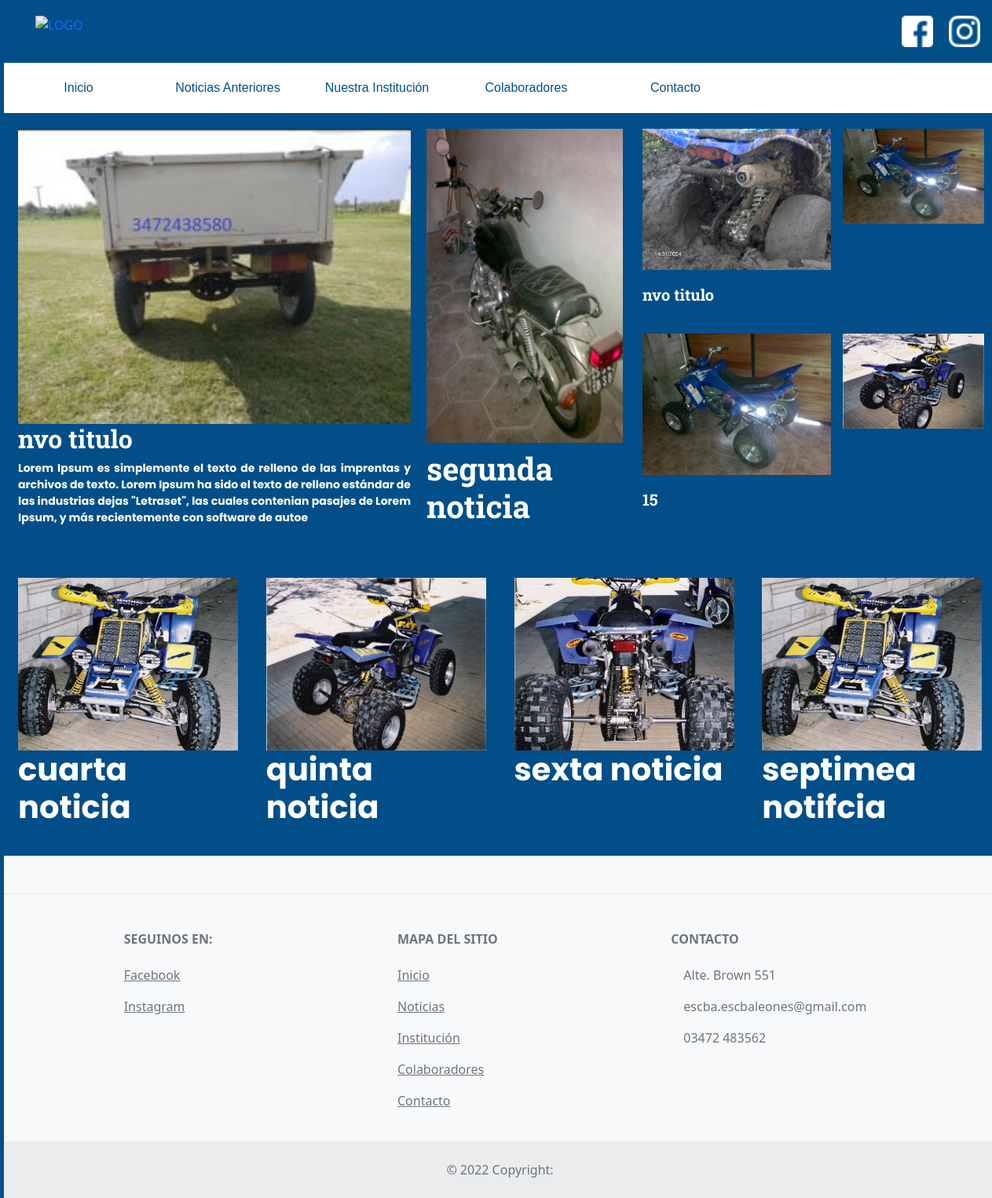
The page / on the database its author committed.
### tables this page shows
CREATE TABLE IF NOT EXISTS `noticias` (
  `id` int UNSIGNED NOT NULL AUTO_INCREMENT,
  `fecha` timestamp NULL DEFAULT NULL,
  `titulo` varchar(255) NOT NULL,
  `intro` longtext NOT NULL,
  `detalle` longtext,
  `imagen` varchar(255) DEFAULT NULL,
  `fuente` varchar(255) DEFAULT NULL,
  `orden` int DEFAULT NULL,
  `destacado` char(1) DEFAULT NULL,
  `borrado` char(1) NOT NULL DEFAULT '0' COMMENT '0 = NO BORRADO - 1 = BORRADO',
  PRIMARY KEY (`id`)
);

CREATE TABLE IF NOT EXISTS `colaboradores` (
  `id` int UNSIGNED NOT NULL AUTO_INCREMENT,
  `razonSocial` varchar(255) NOT NULL,
  `logo` varchar(255) NOT NULL,
  `sitioWeb` varchar(255) DEFAULT NULL,
  `fechaAlta` timestamp NULL DEFAULT NULL,
  `fechaBaja` timestamp NULL DEFAULT NULL,
  `destacado` char(1) NOT NULL DEFAULT '1' COMMENT '0 = DESTACADO 1 = NO DESTACADO',
  `borrado` char(1) DEFAULT NULL,
  PRIMARY KEY (`id`)
);

### functions.php (called while the page is built, shortened)
<?php
function pagina_actual(){
	return isset($_GET['p']) ? (int)$_GET['p']: 1;
}
function obtener_colaboradores_front($colaboradores_por_pagina, $conexion){
	$inicio = (pagina_actual() > 1) ? (pagina_actual() * $colaboradores_por_pagina - $colaboradores_por_pagina) : 0;
	$sentencia = $conexion->prepare("SELECT *, DATE_FORMAT(fechaAlta, '%d-%m-%Y') as fechaAlta, DATE_FORMAT(fechaBaja, '%d-%m-%Y') as fechaBaja  FROM colaboradores WHERE borrado = 0 ORDER BY destacado ASC, fechaBaja ASC, id ASC LIMIT {$inicio}, {$colaboradores_por_pagina}");
	$sentencia->execute();
	return $sentencia->fetchAll();
}
function obtener_noticias_front($conexion){
	$sentencia = $conexion->prepare("SELECT *, DATE_FORMAT(fecha, '%d-%m-%Y') as fecha FROM noticias WHERE borrado = 0 AND destacado = 0  ORDER BY  orden ASC, fecha DESC, id ASC LIMIT 4");
	$sentencia->execute();
	return $sentencia->fetchAll();
}
function noticias_front_segundaSec($conexion){
	$sentencia = $conexion->prepare("SELECT *, DATE_FORMAT(fecha, '%d-%m-%Y') as fecha FROM noticias WHERE borrado = 0 AND destacado = 0 ORDER BY destacado ASC, orden ASC, fecha DESC, id ASC LIMIT 4,4");
	$sentencia->execute();
	return $sentencia->fetchAll();
}
?>

### admin/config.php (called while the page is built, shortened)
<?php
$admin_config = array(
	'usuario_por_pagina'=> '4',
	'colaboradores_por_pagina'=> '6',
	'carpeta_imagenes' => '../img/'
);
?>

### index.php (the view, shortened to what this page needs)
<?php
require 'admin/config.php';
require 'functions.php';
$conexion = conexion($bd_config);
$noticias = obtener_noticias_front($conexion);
isset($noticias[0]) != '' ? $noticia1 = $noticias[0]  : $noticia1 = '';
isset($noticias[1]) != '' ? $noticia2 = $noticias[1]  : $noticia2 = '';
isset($noticias[2]) != '' ? $noticia3 = $noticias[2]  : $noticia3 = '';
isset($noticias[3]) != '' ? $noticia4 = $noticias[3]  : $noticia4 = '';
$colaboradores = obtener_colaboradores_front($admin_config['colaboradores_por_pagina'], $conexion);
$noticiasSeg = noticias_front_segundaSec($conexion);
?>
<!DOCTYPE html>
<html lang="en">
<head>
    <link rel="stylesheet" href="libs/bootstrap/css/bootstrap.min.css">
    <link rel="stylesheet" href="css/estilos.css">
    <link
    rel="stylesheet"
    href="https://cdnjs.cloudflare.com/ajax/libs/animate.css/4.1.1/animate.min.css"/>
</head>
<body class="container-fluid">
<?php require 'nav.php';?>
    <div class="container-fluid">
        <div class="row col-xs-12 col-sm-4 col-md-12 col-lg-6 col-xl-12">
            <main class="main Principal container-fluid">
                <section class="noticiaPrincipal container-fluid">
                    <?php if($noticia1){?>
                        <div class="noticiaPri container-fluid">
                            <a class="notPriA" href="detalleNoticia.php?id=<?php echo $noticia1['id'];?>"><img src="img/noticias/<?php echo ($noticia1['imagen']=='') ?  "notiBlankImg.png": $noticia1['imagen'];?>" alt="<?php echo $noticia1['titulo'];?>" class="notPriImg"></a>
                            <a class="notPriA" href="detalleNoticia.php?id=<?php echo $noticia1['id'];?>"><h1 class="notPriH1"><?php echo $noticia1['titulo'];?></h1></a>
                            <p class="notPriP"><?php echo $noticia1['intro'];?></p>
                        </div>
                    <?php }?>
                    <?php if($noticia2){?>
                        <div class="main__noticiaSecundaria container-fluid">
                            <a class="main__noticiaSecundaria__a" href="detalleNoticia.php?id=<?php echo $noticia2['id'];?>"><img src="img/noticias/<?php echo ($noticia2['imagen']=='') ?  "notiBlankImg.png": $noticia2['imagen'];?>" alt="<?php echo $noticia2['titulo'];?>" class="main__noticiaSecundaria__img"></a>
                            <a class="main__noticiaSecundaria__a" href="detalleNoticia.php?id=<?php echo $noticia2['id'];?>"><h1 class="main__noticiaSecundaria__h1"><?php echo $noticia2['titulo'];?></h1></a>
                        </div>
                    <?php }?>
                </section>
                <section class="noticiasSec container-fluid">
                    <div class="notXDos container-fluid">
                        <?php if($noticia3){?>
                            <a class="notXDos__a" href="detalleNoticia.php?id=<?php echo $noticia3['id'];?>"><img class="notXDos__img" src="img/noticias/<?php echo ($noticia3['imagen']=='') ?  "notiBlankImg.png": $noticia3['imagen'];?>" alt="<?php echo $noticia3['titulo'];?>"></a>
                            <a class="notXDos__a" href="detalleNoticia.php?id=<?php echo $noticia3['id'];?>"><h1 class="notXDos__h1"><?php echo $noticia3['titulo'];?></h1></a>
                        <?php }?>
                        <?php if($noticia4){?>
                            <a class="notXDos__a" href="detalleNoticia.php?id=<?php echo $noticia4['id'];?>"><img class="notXDos__img" src="img/noticias/<?php echo ($noticia4['imagen']=='') ?  "notiBlankImg.png": $noticia4['imagen'];?>" alt="<?php echo $noticia4['titulo'];?>"></a>
                            <a class="notXDos__a" href="detalleNoticia.php?id=<?php echo $noticia4['id'];?>"><h1 class="notXDos__h1"><?php echo $noticia4['titulo'];?></h1></a>
                        <?php }?>
                    </div>
                </section>
                <?php if($colaboradores){?>
                    <aside class="main__aside">
                        <?php
                        $i = 1;
                        foreach($colaboradores as $colaborador):?>
                                <a href="<?php echo $colaborador['sitioWeb'];?>" target="_blank"><img src="img/colaboradores/<?php echo ($colaborador['logo']=='') ?  "colaboradorsBlanco.png": $colaborador['logo'];?>" alt="<?php echo $colaborador['razonSocial'];?>" class="main__aside__img"></a>
                        <?php
                        if($i==2){
                            break;
                        }
                        $i++;
                        endforeach; ?>
                </aside>
                <?php }?>
            </main>
            <?php if($noticiasSeg){?>
                <section class="generales container-fluid">
                    <div class="noticiasGenerales notGenResponsive container-fluid">
                        <?php foreach ($noticiasSeg as $notiSegSec) {?>
                            <div class="noticiasGenerales__articulos container-fluid">
                                    <a class="noticiasGenerales__a" href="detalleNoticia.php?id=<?php echo $notiSegSec['id'];?>"><img class="noticiasGenerales__img" src="img/noticias/<?php echo ($notiSegSec['imagen']=='') ?  "notiBlankImg.png": $notiSegSec['imagen'];?>" alt="<?php echo $notiSegSec['titulo'];?>"></a>
                                    <a class="noticiasGenerales__a" href="detalleNoticia.php?id=<?php echo $notiSegSec['id'];?>"><h1 class="noticiasGenerales__h1"><?php echo $notiSegSec['titulo'];?></h1></a>
                                </div>
                        <?php  }?>
                    </div>
                </section>
            <?php }?>
        </div>
    </div>
    <?php require 'footer.php';?>
        </body>
</html>

### nav.php (shortened to what this page needs)
<div id="logo">
        <a href="index.php"><img src="img/logoBlanco.png" alt="LOGO" id="logo"></a>
    </div>
    <div id="logo2">
        <div><a class="" href="https://www.facebook.com/escba.leones" target="_blank"><img src="img/facebook.png" alt="Facebook" width=""></a> </div>
        <div><a class="" href="https://www.instagram.com/escbaleones/?hl=es" target="_blank"><img src="img/instagram.png" alt="Facebook" width=""></a></div>
    </div>
    <nav class="navbar navbar-expand-lg" id="menu">
        <div class="collapse navbar-collapse" id="opciones">
            <ul class="navbar-nav">
                <li class="nav-item">
                    <a class="nav-link" href="index.php">Inicio</a>
                </li>
                <li class="nav-item">
                    <a class="nav-link" href="noticias.php">Noticias Anteriores</a>
                </li>
                <li class="nav-item">
                    <a class="nav-link" href="institucion.php">Nuestra Institución</a>
                </li>
                <li class="nav-item">
                    <a class="nav-link" href="colaboradores.php">Colaboradores</a>
                </li>
                <li class="nav-item">
                    <a class="nav-link" href="contacto.php">Contacto</a>
                </li>
            </ul>
        </div>
    </nav>

### footer.php (shortened to what this page needs)
<footer class="text-center text-lg-start bg-light text-muted">
        <section class="d-flex justify-content-center justify-content-lg-between p-4 border-bottom">
        </section>
        <section class="">
        <div class="container text-center text-md-start mt-5">
            <div class="row mt-3">
                <div class="col-md-2 col-lg-2 col-xl-2 mx-auto mb-4">
                    <h6 class="text-uppercase fw-bold mb-4">
                    Seguinos en:
                    </h6>
                    <p>
                    <a href="https://www.facebook.com/escba.leones" class="text-reset">Facebook</a>
                    </p>
                    <p>
                    <a href="https://www.instagram.com/escbaleones/?hl=es" class="text-reset">Instagram</a>
                    </p>
                </div>
                <div class="col-md-3 col-lg-2 col-xl-2 mx-auto mb-4">
                    <h6 class="text-uppercase fw-bold mb-4">
                    Mapa del Sitio
                    </h6>
                    <p>
                    <a href="index.php" class="text-reset">Inicio</a>
                    </p>
                    <p>
                    <a href="noticias.php" class="text-reset">Noticias</a>
                    </p>
                    <p>
                    <a href="institucion.php" class="text-reset">Institución</a>
                    </p>
                    <p>
                    <a href="colaboradores.php" class="text-reset">Colaboradores</a>
                    </p>
                    <p>
                        <a href="contacto.php" class="text-reset">Contacto</a>
                    </p>
                </div>
                <div class="col-md-4 col-lg-3 col-xl-3 mx-auto mb-md-0 mb-4">
                    <h6 class="text-uppercase fw-bold mb-4">
                    Contacto
                    </h6>
                    <p><i class="fas fa-home me-3"></i> Alte. Brown 551</p>
                    <p>
                    escba.escbaleones@gmail.com
                    </p>
                    <p><i class="fas fa-phone me-3"></i> 03472 483562</p>
                </div>
            </div>
        </div>
        </section>
        <div class="text-center p-4" style="background-color: rgba(0, 0, 0, 0.05);">
            © 2022 Copyright:
        </div>
    </footer>

### css/estilos.css (style rules this page uses)
* { padding: 0; margin: 0; box-sizing: border-box; }
.container-fluid { margin: 0; padding: 0; margin-left: 5px; }
body { background-color: #014e89; overflow-x: hidden; width: 100%; }
nav { background-color: white; top: 0px; height: 64px; margin: 0; padding: 0; }
#logo { margin-top: 10px; margin-left: 20px; margin-bottom: 10px; float: left; display: flex; width: 200px; animation-name: bounceIn; animation-duration: 4s; }
#logo2 { height: auto; width: auto; float: right; display: flex; flex-direction: row; padding: 20px; }
#logo2 img { height: 40px; width: 40px; margin-left: 20px; }
#menu { list-style: none; float: left; display: flex; flex-direction: row; width: 100%; background-color: white; top: 0px; height: 64px; margin: 0; padding: 0; }
#menu ul { display: flex; flex-direction: row; list-style: none; font-size: 0; }
#menu a { display: inline-block; color: #01508B; padding: 20px; text-decoration: none; text-align: center; width: 190px; }
#menu li { display: inline-block; font-size: 16px; font-family: "Lucida Sans", "Lucida Sans Regular", "Lucida Grande", "Lucida Sans Unicode", Geneva, Verdana, sans-serif; font-weight: 40px; }
.Principal, .main { margin-top: 20px; display: grid; margin-bottom: 20px; width: 100%; grid-template-columns: 1fr 1fr 1fr 1fr; }
.noticiaPrincipal { width: 50%; display: grid; grid-template-columns: 1fr 1fr; }
.noticiaPrincipal .noticiaPri { margin-left: 15px; display: grid; grid-template-columns: 4/4; width: 100%; }
.noticiaPrincipal .notPriImg { width: 500px; }
.noticiaPrincipal .notPriA { text-decoration: none; }
.noticiaPrincipal .notPriH1 { font-family: "Roboto Slab", serif; font-weight: bold; color: white; font-size: 32px; animation-name: headShake; animation-duration: 2s; }
.noticiaPrincipal .notPriP { font-family: "Poppins", sans-serif; font-size: 14px; font-weight: bold; color: white; text-align: justify; width: 500px; }
.main__noticiaSecundaria { margin-left: 20px; display: grid; }
.main__noticiaSecundaria .main__noticiaSecundaria__a { text-decoration: none; }
.main__noticiaSecundaria .main__noticiaSecundaria__h1 { font-family: "Roboto Slab", serif; font-weight: bold; color: white; width: 250px; }
.main__noticiaSecundaria__img { height: 400px; width: 250px; }
.noticiasSec { display: flex; grid-template-columns: 1fr; }
.noticiasSec .notXDos { width: auto; display: grid; margin-left: 20px; }
.noticiasSec .notXDos__a { text-decoration: none; }
.noticiasSec .notXDos__h1 { font-family: "Roboto Slab", serif; font-weight: bold; color: white; font-size: 20px; width: 240px; margin-bottom: 20px; }
.notXDos__img { height: 180px; width: 240px; }
.main__aside { margin-left: 15px; display: grid; animation-name: flipOutY; animation-duration: 2s; }
.main__aside .main__aside__img { width: 180px; height: auto; }
.generales { display: grid; margin-top: 30px; margin-left: 15px; margin-bottom: 30px; }
.noticiasGenerales { display: grid; grid-template-columns: 1fr 1fr 1fr 1fr; grid-template-rows: 1fr; }
.noticiasGenerales .noticiasGenerales__a { text-decoration: none; }
.noticiasGenerales .noticiasGenerales__h1 { font-family: "Poppins", sans-serif; color: white; width: 280px; font-weight: bolder; }
.noticiasGenerales__img { width: 280px; height: 220px; }

### rows shown on the page
noticias: imagen (picture), titulo "nvo titulo", intro "Lorem Ipsum es simplemente el texto de relleno de las imprentas y archivos de texto. Lorem Ipsum ha sido el texto de relleno estándar de las industrias dejas \"Letraset\", las cuales contenian pasajes de Lorem Ipsum, y más recientemente con software de autoe"
noticias: imagen (picture), titulo "segunda noticia"
noticias: imagen (picture), titulo "nvo titulo"
noticias: imagen (picture), titulo "15"
colaboradores: logo (picture)
colaboradores: logo (picture)
noticias: imagen (picture), titulo "cuarta noticia"
noticias: imagen (picture), titulo "quinta noticia"
noticias: imagen (picture), titulo "sexta noticia"
noticias: imagen (picture), titulo "septimea notifcia"
